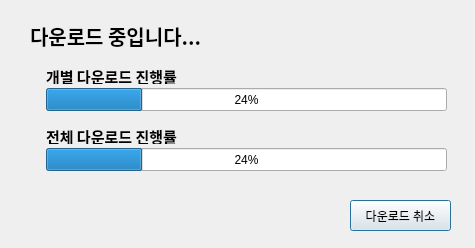
<?xml version="1.0" encoding="UTF-8"?>
<ui version="4.0">
 <class>DownloadDialog</class>
 <widget class="QDialog" name="DownloadDialog">
  <property name="geometry">
   <rect>
    <x>0</x>
    <y>0</y>
    <width>475</width>
    <height>248</height>
   </rect>
  </property>
  <property name="sizePolicy">
   <sizepolicy hsizetype="Fixed" vsizetype="Fixed">
    <horstretch>0</horstretch>
    <verstretch>0</verstretch>
   </sizepolicy>
  </property>
  <property name="windowTitle">
   <string>Downloading...</string>
  </property>
  <property name="windowIcon">
   <iconset>
    <normaloff>bb_favicon.ico</normaloff>bb_favicon.ico</iconset>
  </property>
  <widget class="QProgressBar" name="CurrentDownloadBar">
   <property name="geometry">
    <rect>
     <x>46</x>
     <y>88</y>
     <width>401</width>
     <height>23</height>
    </rect>
   </property>
   <property name="value">
    <number>24</number>
   </property>
  </widget>
  <widget class="QProgressBar" name="TotalDownloadBar">
   <property name="geometry">
    <rect>
     <x>46</x>
     <y>148</y>
     <width>401</width>
     <height>23</height>
    </rect>
   </property>
   <property name="value">
    <number>24</number>
   </property>
  </widget>
  <widget class="QLabel" name="TotalDownloadLabel">
   <property name="geometry">
    <rect>
     <x>46</x>
     <y>128</y>
     <width>161</width>
     <height>16</height>
    </rect>
   </property>
   <property name="font">
    <font>
     <family>맑은 고딕</family>
     <pointsize>11</pointsize>
     <weight>75</weight>
     <bold>true</bold>
    </font>
   </property>
   <property name="text">
    <string>전체 다운로드 진행률</string>
   </property>
  </widget>
  <widget class="QLabel" name="CurrentDownloadLabel">
   <property name="geometry">
    <rect>
     <x>46</x>
     <y>68</y>
     <width>161</width>
     <height>16</height>
    </rect>
   </property>
   <property name="font">
    <font>
     <family>맑은 고딕</family>
     <pointsize>11</pointsize>
     <weight>75</weight>
     <bold>true</bold>
    </font>
   </property>
   <property name="text">
    <string>개별 다운로드 진행률</string>
   </property>
  </widget>
  <widget class="QPushButton" name="DownloadCancelButton">
   <property name="geometry">
    <rect>
     <x>350</x>
     <y>200</y>
     <width>101</width>
     <height>31</height>
    </rect>
   </property>
   <property name="sizePolicy">
    <sizepolicy hsizetype="Fixed" vsizetype="Fixed">
     <horstretch>0</horstretch>
     <verstretch>0</verstretch>
    </sizepolicy>
   </property>
   <property name="text">
    <string>다운로드 취소</string>
   </property>
  </widget>
  <widget class="QLabel" name="DownloadTitle">
   <property name="geometry">
    <rect>
     <x>30</x>
     <y>20</y>
     <width>211</width>
     <height>31</height>
    </rect>
   </property>
   <property name="font">
    <font>
     <family>맑은 고딕</family>
     <pointsize>15</pointsize>
     <weight>75</weight>
     <bold>true</bold>
    </font>
   </property>
   <property name="text">
    <string>다운로드 중입니다...</string>
   </property>
  </widget>
 </widget>
 <resources/>
 <connections/>
</ui>
